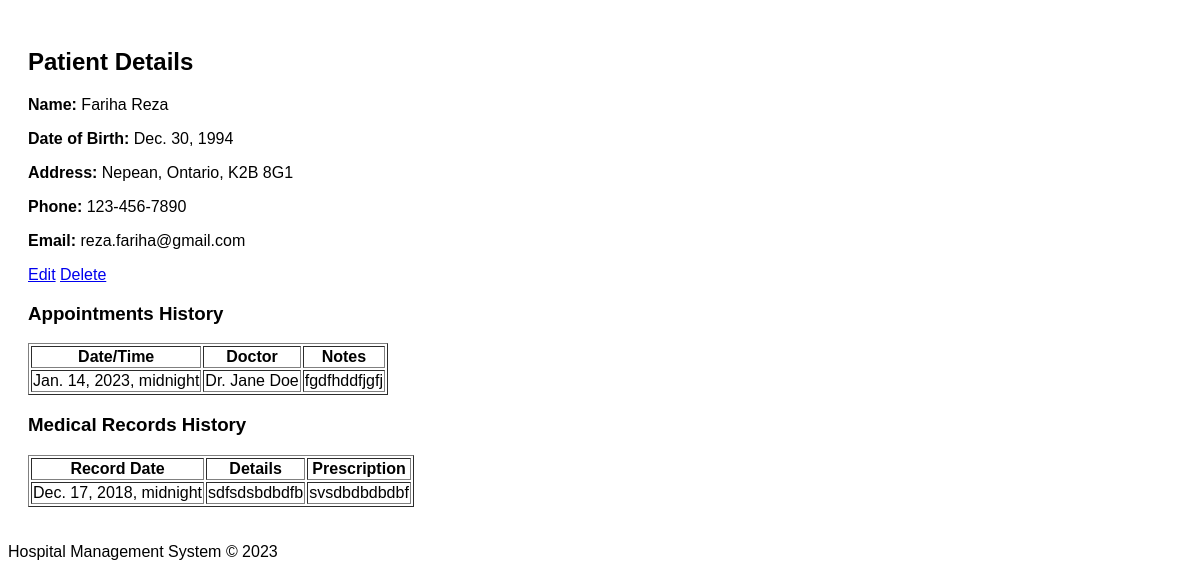
The page /hospital/patients/1/ on the database its author committed.
### hospital/models.py (models this page shows, shortened)
class Patient(models.Model):
    user = models.OneToOneField(User, on_delete=models.CASCADE, related_name='patient')
    name = models.CharField(max_length=100)
    date_of_birth = models.DateField()
    address = models.TextField()
    phone = models.CharField(max_length=15)
    email = models.EmailField()

class Appointment(models.Model):
    patient = models.ForeignKey(Patient, on_delete=models.CASCADE)
    staff_member = models.ForeignKey(Staff, on_delete=models.CASCADE)
    date_time = models.DateTimeField()
    notes = models.TextField()
    STATUS_CHOICES = (
        ('pending', 'Pending'),
        ('approved', 'Approved'),
        ('cancelled', 'Cancelled'),
    )
    status = models.CharField(max_length=10, choices=STATUS_CHOICES, default='pending')

class Staff(models.Model):
    user = models.OneToOneField(User, on_delete=models.CASCADE, related_name='staff')
    name = models.CharField(max_length=100)
    position = models.CharField(max_length=100)
    hire_date = models.DateField()
    def __str__(self):
        return self.name

class MedicalRecord(models.Model):
    patient = models.ForeignKey(Patient, on_delete=models.CASCADE)
    record_date = models.DateTimeField()
    notes = models.TextField()
    prescription = models.TextField()
    details = models.TextField()

### hospital/views.py (the view)
# urls.py: path('patients/<int:pk>/', views.patient_detail, name='patient_detail'),
def patient_detail(request, pk):
    patient = get_object_or_404(Patient, pk=pk)
    appointments = Appointment.objects.filter(patient=patient)
    medical_records = MedicalRecord.objects.filter(patient=patient)
    return render(request, 'hospital/patient_detail.html', {
        'patient': patient,
        'appointments': appointments,
        'medical_records': medical_records
    })

### hospital/templates/hospital/patient_detail.html (shortened to what this page needs)
{% extends 'hospital/base.html' %}
{% block content %}
<div class="patient-detail-container">
    <h2>Patient Details</h2>
    <div class="patient-info">
        <p><strong>Name:</strong> {{ patient.name }}</p>
        <p><strong>Date of Birth:</strong> {{ patient.date_of_birth }}</p>
        <p><strong>Address:</strong> {{ patient.address }}</p>
        <p><strong>Phone:</strong> {{ patient.phone }}</p>
        <p><strong>Email:</strong> {{ patient.email }}</p>
    </div>
    <div class="patient-actions">
        <a href="{% url 'patient_edit' patient.id %}" class="button">Edit</a>
        <a href="{% url 'patient_delete' patient.id %}"  class="button" onclick="return confirm('Are you sure?');">Delete</a>
    </div>
    <h3>Appointments History</h3>
    <table border="1">
        <tr>
            <th>Date/Time</th>
            <th>Doctor</th>
            <th>Notes</th>
        </tr>
        {% for appointment in appointments %}
        <tr>
            <td>{{ appointment.date_time }}</td>
            <td>{{ appointment.staff_member }}</td>
            <td>{{ appointment.notes }}</td>
        </tr>
        {% empty %}
        <tr><td colspan="3">No appointments found</td></tr>
        {% endfor %}
    </table>
    <h3>Medical Records History</h3>
    <table border="1">
        <tr>
            <th>Record Date</th>
            <th>Details</th>
            <th>Prescription</th>
        </tr>
        {% for record in medical_records %}
        <tr>
            <td>{{ record.record_date }}</td>
            <td>{{ record.details }}</td>
            <td>{{ record.prescription }}</td>
        </tr>
        {% empty %}
        <tr><td colspan="3">No medical records found</td></tr>
        {% endfor %}
    </table>
</div>
{% endblock %}

### hospital/templates/hospital/base.html (style rules this page uses)
body { font-family: 'Arial', sans-serif; }

### rows shown on the page
Patient: name "Fariha Reza", date_of_birth "Dec. 30, 1994", address "Nepean, Ontario, K2B 8G1", phone "123-456-7890", email "reza.fariha@gmail.com"
Appointment: date_time "Jan. 14, 2023, midnight", staff_member "Dr. Jane Doe", notes "fgdfhddfjgfj"
MedicalRecord: record_date "Dec. 17, 2018, midnight", details "sdfsdsbdbdfb", prescription "svsdbdbdbdbf"
